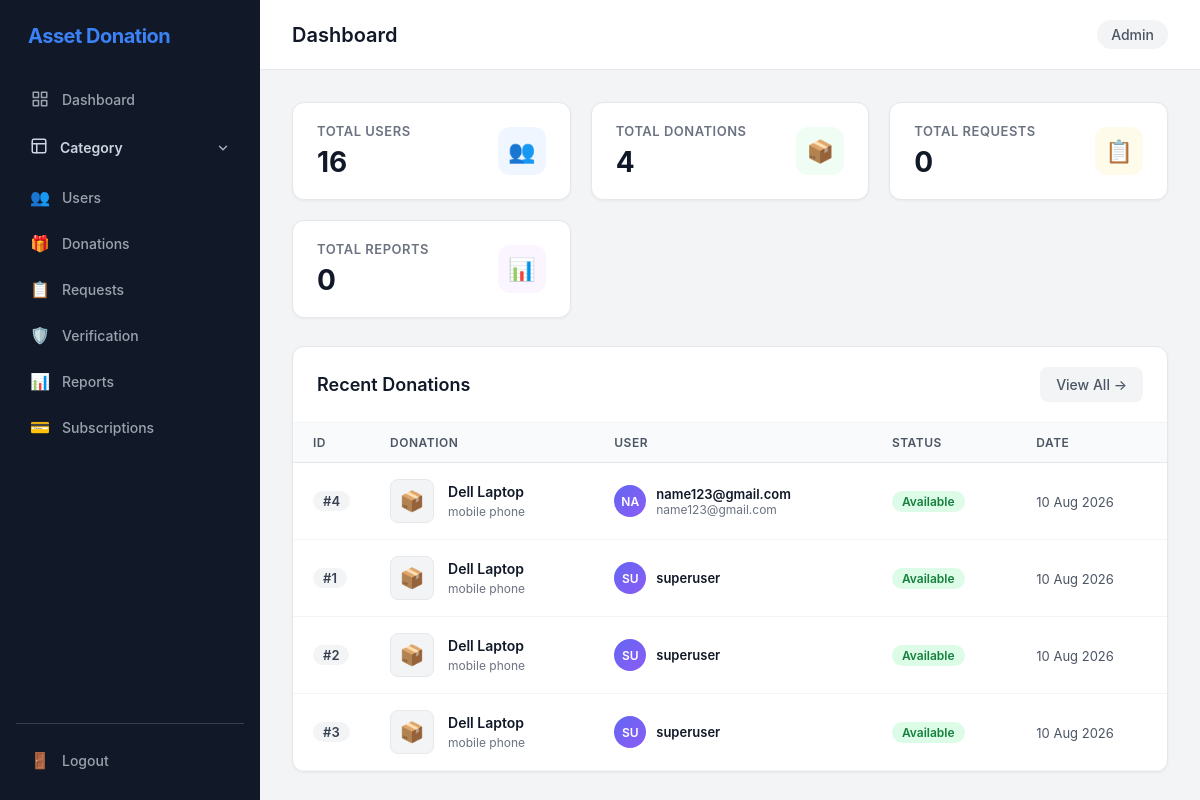
Page /admin-panel/ on the committed database.
### myapp/models.py (models this page shows, shortened)
class Donation(models.Model):
    CONDITION_CHOICES = [
        ('New', 'New'),
        ('Like New', 'Like New'),
        ('Good', 'Good'),
        ('Used', 'Used'),
    ]
    STATUS_CHOICES = [
        ('Available', 'Available'),
        ('Reserved', 'Reserved'),
        ('Completed', 'Completed'),
        ('Expired', 'Expired'),
    ]
    URGENCY_CHOICES = [
        ('Low', 'Low'),
        ('Normal', 'Normal'),
        ('High', 'High'),
    ]
    user = models.ForeignKey(
        User,
        on_delete=models.CASCADE,
        related_name='donations'
    )
    subcategory = models.ForeignKey(
        SubCategory,
        on_delete=models.CASCADE,
        related_name='donations'
    )
    title = models.CharField(max_length=255)
    description = models.TextField()
    condition = models.CharField(
        max_length=20,
        choices=CONDITION_CHOICES
    )
    status = models.CharField(
        max_length=20,
        choices=STATUS_CHOICES,
        default="Available"
    )
    pickup_location = models.CharField(
        max_length=255,
        default="Unknown location"
    )
    latitude = models.DecimalField(
        max_digits=9,
        decimal_places=6,
        null=True,
        blank=True
    )
    longitude = models.DecimalField(
        max_digits=9,
        decimal_places=6,
        null=True,
        blank=True
    )
    urgency = models.CharField(
        max_length=20,
        choices=URGENCY_CHOICES,
        default="Normal"
    )
    created_at = models.DateTimeField(default=timezone.now)
    updated_at = models.DateTimeField(default=timezone.now)

class SubCategory(models.Model):
    category = models.ForeignKey(
        Category,
        on_delete=models.CASCADE,
        related_name="subcategories"
    )
    name = models.CharField(max_length=100)
    description = models.TextField(blank=True)

### myapp/admin_panel_views.py (the view)
# urls.py: path('', views.dashboard_view, name='admin_dashboard'),
def dashboard_view(request):
    total_users = User.objects.count()
    total_donations = Donation.objects.count()
    total_categories = Category.objects.count()
    total_requests = Request.objects.count()
    recent_donations = Donation.objects.select_related('user', 'subcategory').prefetch_related('images').order_by('-created_at')[:10]
    context = {
        'total_users': total_users,
        'total_donations': total_donations,
        'total_categories': total_categories,
        'total_requests': total_requests,
        'total_reports': 0,
        'recent_donations': recent_donations,
    }
    return render(request, 'admin_panel/dashboard.html', context)

### templates/admin_panel/dashboard.html (shortened to what this page needs)
{% extends "admin_panel/base.html" %}
{% block page_title %}Dashboard{% endblock %}
{% block content %}
<div class="stats-grid">
    <div class="stat-card">
        <div class="info">
            <h4>Total Users</h4>
            <div class="number">{{ total_users|default:"0" }}</div>
        </div>
        <div class="icon-badge blue">👥</div>
    </div>
    <div class="stat-card">
        <div class="info">
            <h4>Total Donations</h4>
            <div class="number">{{ total_donations|default:"0" }}</div>
        </div>
        <div class="icon-badge green">📦</div>
    </div>
    <div class="stat-card">
        <div class="info">
            <h4>Total Requests</h4>
            <div class="number">{{ total_requests|default:"0" }}</div>
        </div>
        <div class="icon-badge amber">📋</div>
    </div>
    <div class="stat-card">
        <div class="info">
            <h4>Total Reports</h4>
            <div class="number">{{ total_reports|default:"0" }}</div>
        </div>
        <div class="icon-badge purple">📊</div>
    </div>
</div>
<div class="panel-card">
    <div class="panel-header">
        <h3>Recent Donations</h3>
        <a href="{% url 'admin_donations' %}" class="btn btn-secondary">
            View All →
        </a>
    </div>
    <div class="table-responsive">
        <table class="data-table">
            <thead>
                <tr>
                    <th style="width: 70px;">ID</th>
                    <th>Donation</th>
                    <th>User</th>
                    <th>Status</th>
                    <th>Date</th>
                </tr>
            </thead>
            <tbody>
                {% for donation in recent_donations %}
                <tr>
                    <td>
                        <span class="count-pill">#{{ donation.id }}</span>
                    </td>
                    <td>
                        <div class="donation-cell">
                            <div class="donation-thumb">
                                {% with donation.images.all|first as img %}
                                    {% if img and img.image %}
                                        <img src="{{ img.image.url }}" alt="{{ donation.title }}">
                                    {% else %}
                                        <span>📦</span>
                                    {% endif %}
                                {% endwith %}
                            </div>
                            <div class="donation-info">
                                <div class="donation-title">{{ donation.title }}</div>
                                {% if donation.subcategory %}
                                    <div class="donation-desc">{{ donation.subcategory.name }}</div>
                                {% endif %}
                            </div>
                        </div>
                    </td>
                    <td>
                        <div class="user-cell-compact">
                            <div class="user-avatar-sm">{{ donation.user.username|slice:":2"|upper }}</div>
                            <div>
                                <div class="donor-name">{{ donation.user.username }}</div>
                                {% if donation.user.email %}
                                    <div class="donor-email">{{ donation.user.email }}</div>
                                {% endif %}
                            </div>
                        </div>
                    </td>
                    <td>
                        {% if donation.status == 'Available' %}
                            <span class="badge badge-active">Available</span>
                        {% elif donation.status == 'Reserved' %}
                            <span class="badge badge-warning">Reserved</span>
                        {% elif donation.status == 'Completed' %}
                            <span class="badge badge-completed">Completed</span>
                        {% elif donation.status == 'Expired' %}
                            <span class="badge badge-inactive">Expired</span>
                        {% else %}
                            <span class="badge badge-user">{{ donation.status }}</span>
                        {% endif %}
                    </td>
                    <td>
                        <span style="color: #4b5563; font-size: 13px;">{{ donation.created_at|date:"d M Y" }}</span>
                    </td>
                </tr>
                {% endfor %}
            </tbody>
        </table>
    </div>
</div>
{% endblock %}

### static/admin_panel/css/admin.css (style rules this page uses)
* { margin: 0; padding: 0; box-sizing: border-box; font-family: -apple-system, BlinkMacSystemFont, 'Segoe UI', Roboto, Oxygen, Ubuntu, Cantarell, sans-serif; }
body { background-color: #f3f4f6; color: #1f2937; }
.stats-grid { display: grid; grid-template-columns: repeat(auto-fit, minmax(220px, 1fr)); gap: 20px; margin-bottom: 28px; }
.stat-card { background: #ffffff; padding: 20px 24px; border-radius: 12px; border: 1px solid #e5e7eb; box-shadow: 0 1px 3px rgba(0, 0, 0, 0.05); display: flex; align-items: center; justify-content: space-between; }
.stat-card .info h4 { font-size: 13px; font-weight: 600; color: #6b7280; text-transform: uppercase; letter-spacing: 0.5px; margin-bottom: 6px; }
.stat-card .info .number { font-size: 28px; font-weight: 700; color: #111827; }
.stat-card .icon-badge { width: 48px; height: 48px; border-radius: 12px; display: flex; align-items: center; justify-content: center; font-size: 22px; }
.icon-badge.blue { background: #eff6ff; color: #2563eb; }
.icon-badge.green { background: #f0fdf4; color: #16a34a; }
.icon-badge.purple { background: #faf5ff; color: #9333ea; }
.icon-badge.amber { background: #fffbeb; color: #d97706; }
.panel-card { background: #ffffff; border-radius: 12px; border: 1px solid #e5e7eb; box-shadow: 0 1px 3px rgba(0, 0, 0, 0.05); overflow: hidden; }
.panel-header { padding: 20px 24px; border-bottom: 1px solid #f3f4f6; display: flex; justify-content: space-between; align-items: center; flex-wrap: wrap; gap: 16px; }
.panel-header h3 { font-size: 18px; font-weight: 600; color: #111827; }
.btn { padding: 9px 16px; border-radius: 8px; font-size: 14px; font-weight: 500; cursor: pointer; border: none; text-decoration: none; display: inline-flex; align-items: center; gap: 6px; transition: all 0.2s; }
.btn-secondary { background: #f3f4f6; color: #4b5563; }
.table-responsive { width: 100%; overflow-x: auto; }
.data-table { width: 100%; border-collapse: collapse; text-align: left; font-size: 14px; }
.data-table th { background: #f9fafb; padding: 12px 20px; font-weight: 600; color: #4b5563; font-size: 12px; text-transform: uppercase; letter-spacing: 0.5px; border-bottom: 1px solid #e5e7eb; }
.data-table td { padding: 16px 20px; border-bottom: 1px solid #f3f4f6; vertical-align: middle; color: #374151; }
.badge { display: inline-block; padding: 3px 10px; border-radius: 12px; font-size: 12px; font-weight: 600; text-transform: capitalize; }
.badge-active { background: #dcfce7; color: #15803d; }
.count-pill { display: inline-block; padding: 2px 10px; background: #f3f4f6; border-radius: 12px; font-weight: 600; font-size: 13px; color: #374151; }
.donation-cell { display: flex; align-items: center; gap: 14px; max-width: 280px; }
.donation-thumb { width: 44px; height: 44px; border-radius: 8px; background: #f3f4f6; border: 1px solid #e5e7eb; display: flex; align-items: center; justify-content: center; font-size: 20px; overflow: hidden; flex-shrink: 0; }
.donation-info .donation-title { font-weight: 600; color: #111827; font-size: 14px; line-height: 1.3; }
.donation-info .donation-desc { font-size: 12px; color: #6b7280; margin-top: 2px; }
.user-cell-compact { display: flex; align-items: center; gap: 10px; }
.user-avatar-sm { width: 32px; height: 32px; border-radius: 50%; background: linear-gradient(135deg, #6366f1, #8b5cf6); color: #ffffff; font-size: 12px; font-weight: 600; display: flex; align-items: center; justify-content: center; flex-shrink: 0; }
.donor-name { font-weight: 600; color: #111827; font-size: 13px; }
.donor-email { font-size: 12px; color: #6b7280; }

### rows in the picture
Donation: id "4", title "Dell Laptop", subcategory.name "mobile phone", user.username "NA", user.username "name123@gmail.com", user.email "name123@gmail.com", status "Available", created_at "10 Aug 2026"
Donation: id "1", title "Dell Laptop", subcategory.name "mobile phone", user.username "SU", user.username "superuser", status "Available", created_at "10 Aug 2026"
Donation: id "2", title "Dell Laptop", subcategory.name "mobile phone", user.username "SU", user.username "superuser", status "Available", created_at "10 Aug 2026"
Donation: id "3", title "Dell Laptop", subcategory.name "mobile phone", user.username "SU", user.username "superuser", status "Available", created_at "10 Aug 2026"

### other values in the picture
{{ request.user.username|default:"Admin" }} "Admin"
{{ total_users|default:"0" }} "16"
{{ total_donations|default:"0" }} "4"
{{ total_requests|default:"0" }} "0"
{{ total_reports|default:"0" }} "0"
